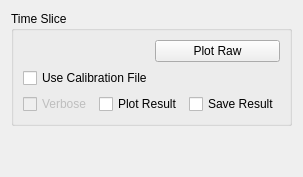
     <widget class="QWidget" name="tabTimeSlice">
      <attribute name="title">
       <string>Diagnostics</string>
      </attribute>
      <layout class="QVBoxLayout" name="verticalLayout_34">
       <item>
        <widget class="QGroupBox" name="slice_gbTimeSlice">
         <property name="title">
          <string>Time Slice</string>
         </property>
         <layout class="QVBoxLayout" name="verticalLayout_35">
          <item>
           <layout class="QHBoxLayout" name="horizontalLayout_36">
            <item>
             <widget class="MantidQt::MantidWidgets::MWRunFiles" name="slice_inputFile">
              <property name="sizePolicy">
               <sizepolicy hsizetype="Preferred" vsizetype="Fixed">
                <horstretch>0</horstretch>
                <verstretch>41</verstretch>
               </sizepolicy>
              </property>
              <property name="findRunFiles" stdset="0">
               <bool>true</bool>
              </property>
              <property name="label" stdset="0">
               <string>Input Files</string>
              </property>
              <property name="multipleFiles" stdset="0">
               <bool>true</bool>
              </property>
              <property name="fileExtensions">
               <stringlist>
                <string>.raw</string>
               </stringlist>
              </property>
             </widget>
            </item>
            <item>
             <widget class="QPushButton" name="slice_pbPlotRaw">
              <property name="text">
               <string>Plot Raw</string>
              </property>
             </widget>
            </item>
           </layout>
          </item>
          <item>
           <layout class="QHBoxLayout" name="horizontalLayout_37">
            <item>
             <widget class="QCheckBox" name="slice_ckUseCalib">
              <property name="text">
               <string>Use Calibration File</string>
              </property>
             </widget>
            </item>
            <item>
             <widget class="MantidQt::MantidWidgets::MWRunFiles" name="slice_calibFile">
              <property name="enabled">
               <bool>false</bool>
              </property>
              <property name="sizePolicy">
               <sizepolicy hsizetype="Preferred" vsizetype="Fixed">
                <horstretch>0</horstretch>
                <verstretch>41</verstretch>
               </sizepolicy>
              </property>
              <property name="findRunFiles" stdset="0">
               <bool>false</bool>
              </property>
              <property name="label" stdset="0">
               <string/>
              </property>
              <property name="multipleFiles" stdset="0">
               <bool>false</bool>
              </property>
              <property name="optional" stdset="0">
               <bool>true</bool>
              </property>
              <property name="fileExtensions">
               <stringlist>
                <string>_calib.nxs</string>
               </stringlist>
              </property>
             </widget>
            </item>
           </layout>
          </item>
          <item>
           <layout class="QHBoxLayout" name="horizontalLayout_19">
            <item>
             <layout class="QVBoxLayout" name="slice_properties"/>
            </item>
            <item>
             <layout class="QHBoxLayout" name="slice_plot"/>
            </item>
           </layout>
          </item>
          <item>
           <layout class="QHBoxLayout" name="horizontalLayout_39">
            <item>
             <widget class="QCheckBox" name="slice_ckVerbose">
              <property name="enabled">
               <bool>false</bool>
              </property>
              <property name="text">
               <string>Verbose</string>
              </property>
             </widget>
            </item>
            <item>
             <widget class="QCheckBox" name="slice_ckPlot">
              <property name="text">
               <string>Plot Result</string>
              </property>
             </widget>
            </item>
            <item>
             <widget class="QCheckBox" name="slice_ckSave">
              <property name="text">
               <string>Save Result</string>
              </property>
             </widget>
            </item>
           </layout>
          </item>
         </layout>
        </widget>
       </item>
       <item>
        <spacer name="verticalSpacer_5">
         <property name="orientation">
          <enum>Qt::Vertical</enum>
         </property>
         <property name="sizeHint" stdset="0">
          <size>
           <width>20</width>
           <height>40</height>
          </size>
         </property>
        </spacer>
       </item>
      </layout>
     </widget>
